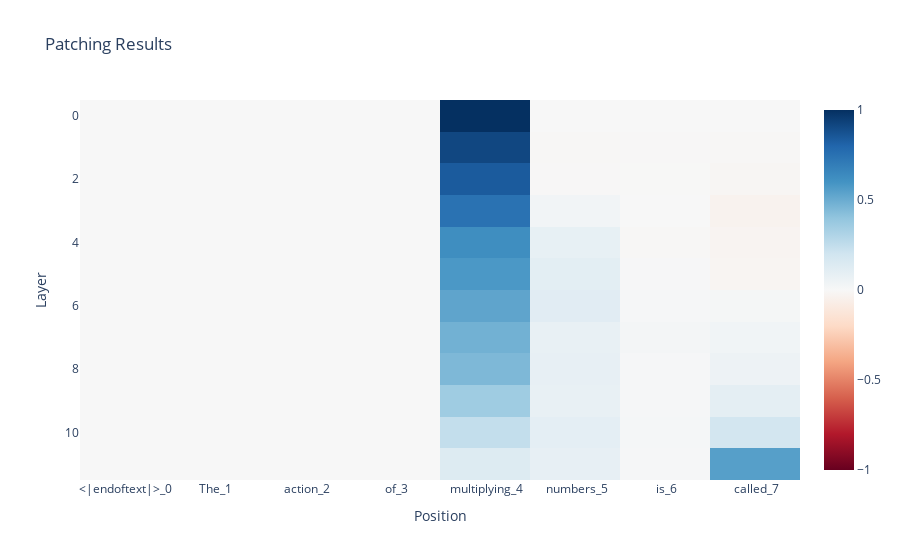
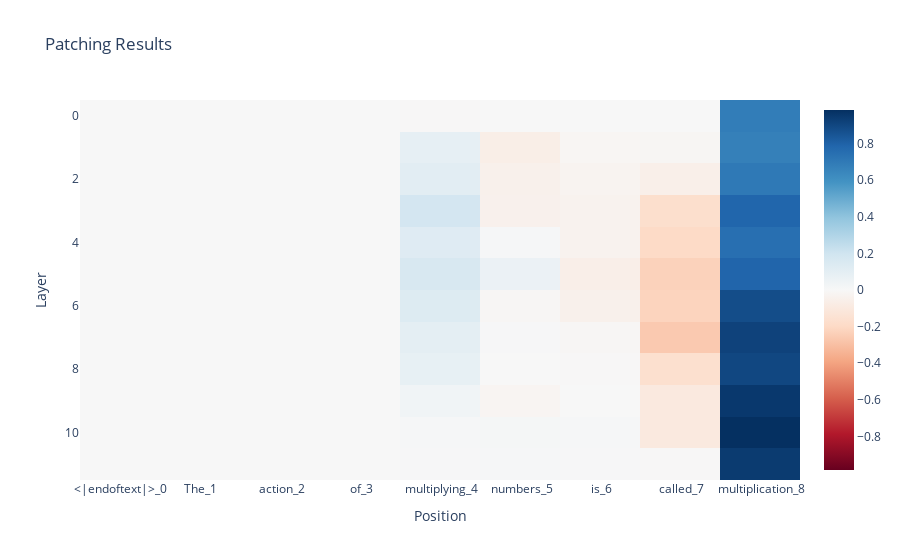
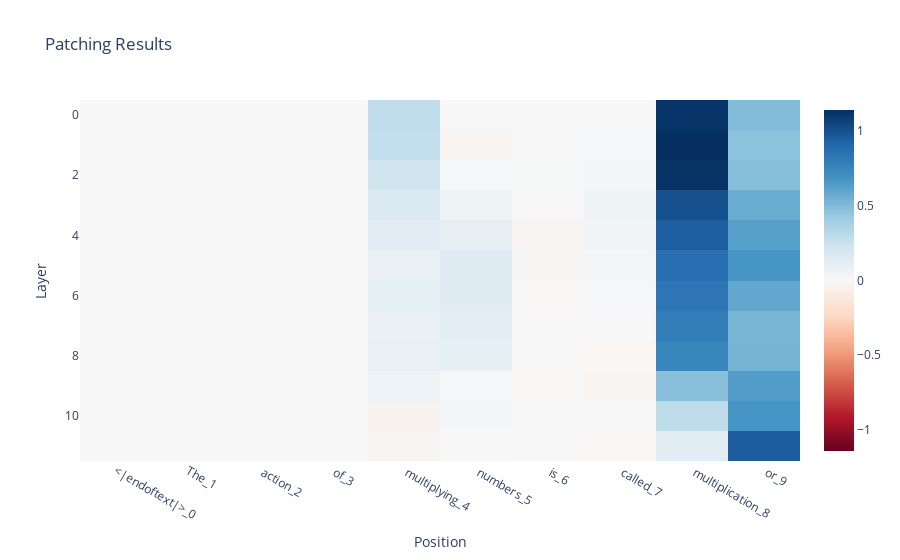

Notebook code for these charts, in order:
### Code cell
imshow_patching_result(model, patching_result_physics[0], corrupted_physics_prompt, corrupted_answer)

### Figure 1 — Plotly figure (JSON) as saved in the notebook; plotly's stock layout.template omitted (floating-point values rounded to 4 significant figures)
{"data": [{"coloraxis": "coloraxis", "hovertemplate": "Position: %{x}<br>Layer: %{y}<br>color: %{z}<extra></extra>", "name": "0", "type": "heatmap", "x": ["<|endoftext|>_0", "The_1", " action_2", " of_3", " multiplying_4", " numbers_5", " is_6", " called_7"], "xaxis": "x", "yaxis": "y", "z": [[0.0, 0.0, 0.0, 0.0, 1.0, 0.0, 0.0, 0.0], [0.0, 0.0, 0.0, 0.0, 0.9153, -0.007108, -0.004339, -0.008976], [0.0, 0.0, 0.0, 0.0, 0.8398, -0.003921, -0.003015, -0.016], [0.0, 0.0, 0.0, 0.0, 0.7482, 0.03238, 0.001994, -0.03695], [0.0, 0.0, 0.0, 0.0, 0.6228, 0.08209, -0.006453, -0.02529], [0.0, 0.0, 0.0, 0.0, 0.5808, 0.1048, 0.006581, -0.02199], [0.0, 0.0, 0.0, 0.0, 0.5302, 0.1176, 0.01063, 0.01497], [0.0, 0.0, 0.0, 0.0, 0.482, 0.08034, 0.0206, 0.03693], [0.0, 0.0, 0.0, 0.0, 0.4511, 0.08587, 0.01113, 0.05141], [0.0, 0.0, 0.0, 0.0, 0.3583, 0.08079, 0.01217, 0.1005], [0.0, 0.0, 0.0, 0.0, 0.2456, 0.0986, 0.0139, 0.1885], [0.0, 0.0, 0.0, 0.0, 0.1387, 0.08344, 0.01284, 0.5526]]}], "layout": {"coloraxis": {"cmid": 0, "colorscale": [[0, "rgb(103,0,31)"], [0.1, "rgb(178,24,43)"], [0.2, "rgb(214,96,77)"], [0.3, "rgb(244,165,130)"], [0.4, "rgb(253,219,199)"], [0.5, "rgb(247,247,247)"], [0.6, "rgb(209,229,240)"], [0.7, "rgb(146,197,222)"], [0.8, "rgb(67,147,195)"], [0.9, "rgb(33,102,172)"], [1, "rgb(5,48,97)"]]}, "title": {"text": "Patching Results"}, "xaxis": {"anchor": "y", "constrain": "domain", "domain": [0, 1], "scaleanchor": "y", "title": {"text": "Position"}}, "yaxis": {"anchor": "x", "autorange": "reversed", "constrain": "domain", "domain": [0, 1], "title": {"text": "Layer"}}}}

### Figure 2 — Plotly figure (JSON) as saved in the notebook; plotly's stock layout.template omitted (floating-point values rounded to 4 significant figures)
{"data": [{"coloraxis": "coloraxis", "hovertemplate": "Position: %{x}<br>Layer: %{y}<br>color: %{z}<extra></extra>", "name": "0", "type": "heatmap", "x": ["<|endoftext|>_0", "The_1", " action_2", " of_3", " multiplying_4", " numbers_5", " is_6", " called_7", " multiplication_8"], "xaxis": "x", "yaxis": "y", "z": [[-0.0, -0.0, -0.0, -0.0, -0.005185, -0.0, -0.0, -0.0, 0.6852], [-0.0, -0.0, -0.0, -0.0, 0.08631, -0.06532, -0.01643, -0.01529, 0.6715], [-0.0, -0.0, -0.0, -0.0, 0.1073, -0.0481, -0.02944, -0.0589, 0.7049], [-0.0, -0.0, -0.0, -0.0, 0.1813, -0.04568, -0.03534, -0.1708, 0.7851], [-0.0, -0.0, -0.0, -0.0, 0.1262, 0.01144, -0.03777, -0.1954, 0.7469], [-0.0, -0.0, -0.0, -0.0, 0.1617, 0.06349, -0.06313, -0.2293, 0.7887], [-0.0, -0.0, -0.0, -0.0, 0.1361, -0.01296, -0.049, -0.2219, 0.8779], [-0.0, -0.0, -0.0, -0.0, 0.09928, 0.00764, -0.01383, -0.2612, 0.9155], [-0.0, -0.0, -0.0, -0.0, 0.08023, 0.001419, -0.005274, -0.164, 0.8987], [-0.0, -0.0, -0.0, -0.0, 0.03483, -0.02234, 0.0002851, -0.09623, 0.9526], [-0.0, -0.0, -0.0, -0.0, 0.01099, 0.01587, 0.01228, -0.09719, 0.9828], [-0.0, -0.0, -0.0, -0.0, 0.006786, 0.0129, 0.005872, -0.004591, 0.9422]]}], "layout": {"coloraxis": {"cmid": 0, "colorscale": [[0, "rgb(103,0,31)"], [0.1, "rgb(178,24,43)"], [0.2, "rgb(214,96,77)"], [0.3, "rgb(244,165,130)"], [0.4, "rgb(253,219,199)"], [0.5, "rgb(247,247,247)"], [0.6, "rgb(209,229,240)"], [0.7, "rgb(146,197,222)"], [0.8, "rgb(67,147,195)"], [0.9, "rgb(33,102,172)"], [1, "rgb(5,48,97)"]]}, "title": {"text": "Patching Results"}, "xaxis": {"anchor": "y", "constrain": "domain", "domain": [0, 1], "scaleanchor": "y", "title": {"text": "Position"}}, "yaxis": {"anchor": "x", "autorange": "reversed", "constrain": "domain", "domain": [0, 1], "title": {"text": "Layer"}}}}

### Figure 3 — Plotly figure (JSON) as saved in the notebook; plotly's stock layout.template omitted (floating-point values rounded to 4 significant figures)
{"data": [{"coloraxis": "coloraxis", "hovertemplate": "Position: %{x}<br>Layer: %{y}<br>color: %{z}<extra></extra>", "name": "0", "type": "heatmap", "x": ["<|endoftext|>_0", "The_1", " action_2", " of_3", " multiplying_4", " numbers_5", " is_6", " called_7", " multiplication_8", " or_9"], "xaxis": "x", "yaxis": "y", "z": [[0.0, 0.0, 0.0, 0.0, 0.2851, 0.0, 0.0, 0.0, 1.118, 0.4996], [0.0, 0.0, 0.0, 0.0, 0.2794, -0.02578, 0.0003607, 0.01298, 1.141, 0.4696], [0.0, 0.0, 0.0, 0.0, 0.2294, 0.01041, 0.003644, 0.02422, 1.132, 0.4897], [0.0, 0.0, 0.0, 0.0, 0.1725, 0.06272, 0.0006572, 0.05211, 1.007, 0.5695], [0.0, 0.0, 0.0, 0.0, 0.1322, 0.09758, -0.02165, 0.04061, 0.9464, 0.6259], [0.0, 0.0, 0.0, 0.0, 0.07855, 0.1505, -0.01392, 0.02481, 0.8674, 0.6706], [0.0, 0.0, 0.0, 0.0, 0.106, 0.1469, -0.01171, 0.01363, 0.8346, 0.5914], [0.0, 0.0, 0.0, 0.0, 0.07683, 0.1101, -0.004966, -0.001175, 0.7918, 0.5285], [0.0, 0.0, 0.0, 0.0, 0.0851, 0.1011, -0.001873, -0.0192, 0.7553, 0.5363], [0.0, 0.0, 0.0, 0.0, 0.06703, 0.01266, -0.008565, -0.02393, 0.4838, 0.6432], [0.0, 0.0, 0.0, 0.0, -0.04373, 0.02115, -0.00408, 0.002581, 0.2985, 0.6748], [0.0, 0.0, 0.0, 0.0, -0.02309, -3.544e-05, -0.006895, -0.007377, 0.13, 0.9506]]}], "layout": {"coloraxis": {"cmid": 0, "colorscale": [[0, "rgb(103,0,31)"], [0.1, "rgb(178,24,43)"], [0.2, "rgb(214,96,77)"], [0.3, "rgb(244,165,130)"], [0.4, "rgb(253,219,199)"], [0.5, "rgb(247,247,247)"], [0.6, "rgb(209,229,240)"], [0.7, "rgb(146,197,222)"], [0.8, "rgb(67,147,195)"], [0.9, "rgb(33,102,172)"], [1, "rgb(5,48,97)"]]}, "title": {"text": "Patching Results"}, "xaxis": {"anchor": "y", "constrain": "domain", "domain": [0, 1], "scaleanchor": "y", "title": {"text": "Position"}}, "yaxis": {"anchor": "x", "autorange": "reversed", "constrain": "domain", "domain": [0, 1], "title": {"text": "Layer"}}}}
